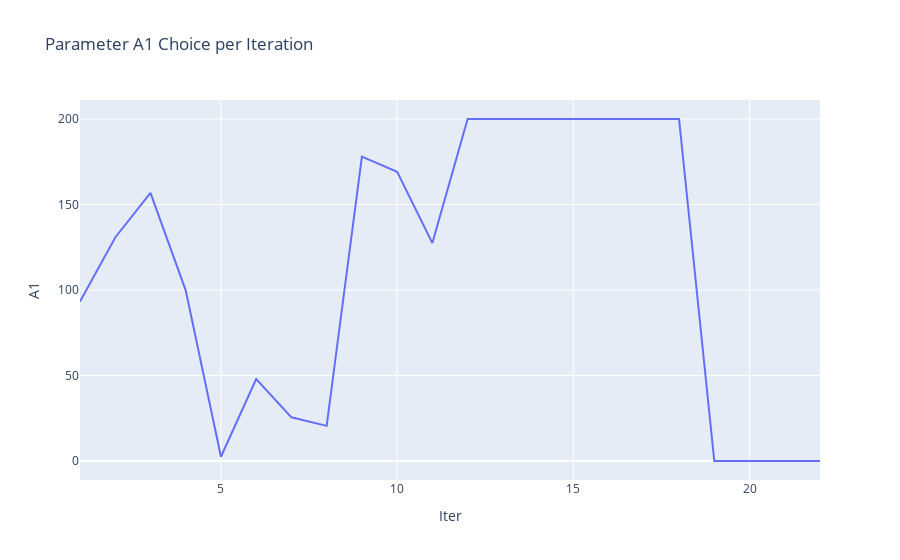
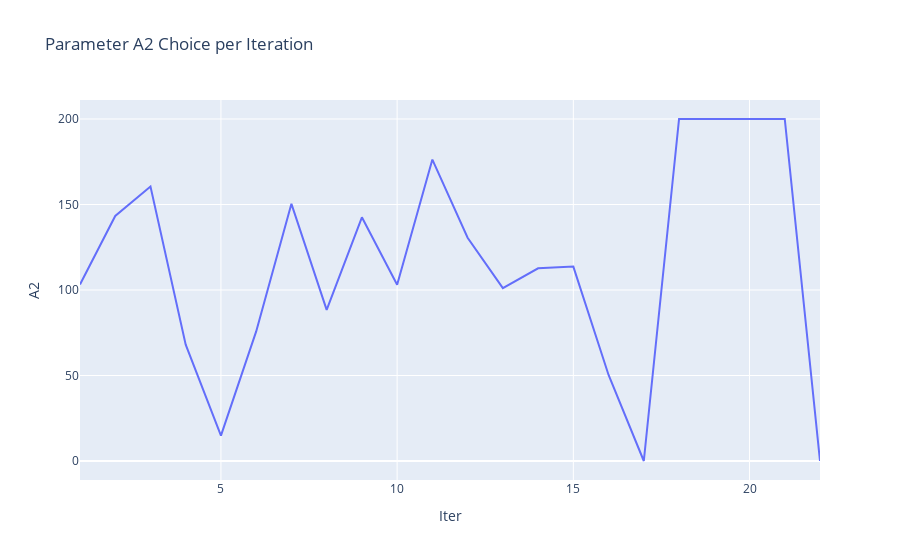
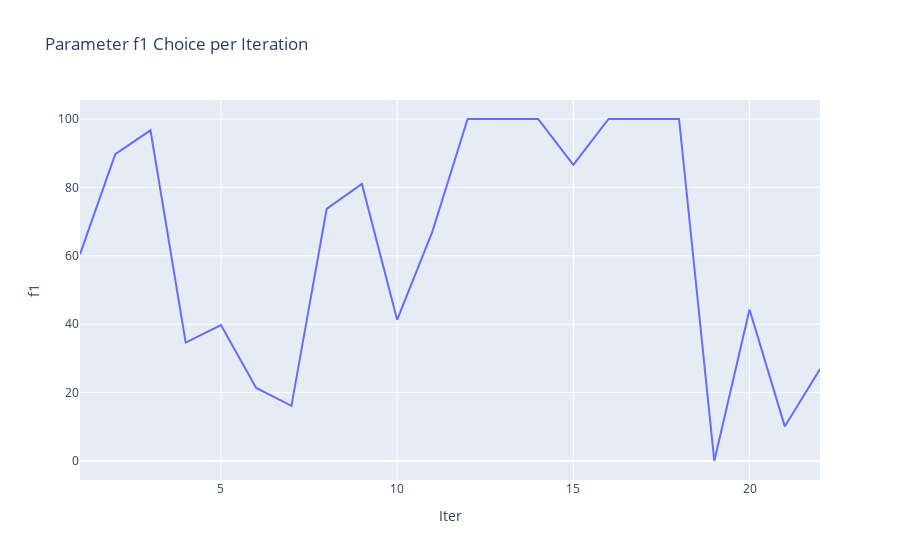
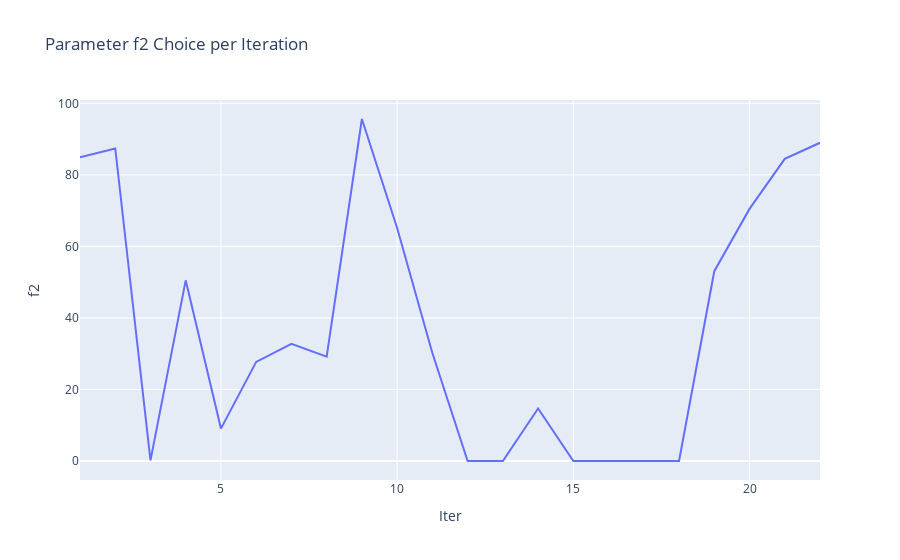

The cell these charts' notebook holds for them, in order:
### Code cell
for param in ["A1", "A2", "f1", "f2"]:
    plt = px.line(df, x="Iter", y=param, title=f"Parameter {param} Choice per Iteration")
    plt.show()

### Figure 1 — Plotly figure (JSON) as saved in the notebook; plotly's stock layout.template omitted (floating-point values rounded to 4 significant figures)
{"data": [{"hovertemplate": "Iter=%{x}<br>A1=%{y}<extra></extra>", "legendgroup": "", "line": {"color": "#636efa", "dash": "solid"}, "marker": {"symbol": "circle"}, "mode": "lines", "name": "", "orientation": "v", "showlegend": false, "type": "scatter", "x": [1, 2, 3, 4, 5, 6, 7, 8, 9, 10, 11, 12, 13, 14, 15, 16, 17, 18, 19, 20, 21, 22], "xaxis": "x", "y": [93.21, 130.7, 156.8, 99.8, 2.478, 47.97, 25.54, 20.55, 178.0, 169.1, 127.4, 200, 200, 200, 200, 200, 200, 200, 0, 0, 0, 0], "yaxis": "y"}], "layout": {"legend": {"tracegroupgap": 0}, "title": {"text": "Parameter A1 Choice per Iteration"}, "xaxis": {"anchor": "y", "domain": [0, 1], "title": {"text": "Iter"}}, "yaxis": {"anchor": "x", "domain": [0, 1], "title": {"text": "A1"}}}}

### Figure 2 — Plotly figure (JSON) as saved in the notebook; plotly's stock layout.template omitted (floating-point values rounded to 4 significant figures)
{"data": [{"hovertemplate": "Iter=%{x}<br>A2=%{y}<extra></extra>", "legendgroup": "", "line": {"color": "#636efa", "dash": "solid"}, "marker": {"symbol": "circle"}, "mode": "lines", "name": "", "orientation": "v", "showlegend": false, "type": "scatter", "x": [1, 2, 3, 4, 5, 6, 7, 8, 9, 10, 11, 12, 13, 14, 15, 16, 17, 18, 19, 20, 21, 22], "xaxis": "x", "y": [103.3, 143.3, 160.5, 68.06, 14.82, 75.79, 150.4, 88.38, 142.5, 103.1, 176.3, 130.6, 101.1, 112.7, 113.7, 50.29, 0, 200, 200, 200, 200, 0], "yaxis": "y"}], "layout": {"legend": {"tracegroupgap": 0}, "title": {"text": "Parameter A2 Choice per Iteration"}, "xaxis": {"anchor": "y", "domain": [0, 1], "title": {"text": "Iter"}}, "yaxis": {"anchor": "x", "domain": [0, 1], "title": {"text": "A2"}}}}

### Figure 3 — Plotly figure (JSON) as saved in the notebook; plotly's stock layout.template omitted (floating-point values rounded to 4 significant figures)
{"data": [{"hovertemplate": "Iter=%{x}<br>f1=%{y}<extra></extra>", "legendgroup": "", "line": {"color": "#636efa", "dash": "solid"}, "marker": {"symbol": "circle"}, "mode": "lines", "name": "", "orientation": "v", "showlegend": false, "type": "scatter", "x": [1, 2, 3, 4, 5, 6, 7, 8, 9, 10, 11, 12, 13, 14, 15, 16, 17, 18, 19, 20, 21, 22], "xaxis": "x", "y": [60.42, 89.69, 96.69, 34.63, 39.73, 21.37, 16.13, 73.72, 81.01, 41.27, 67.06, 100, 100, 100, 86.58, 100, 100, 100, 0, 44.29, 10.11, 26.9], "yaxis": "y"}], "layout": {"legend": {"tracegroupgap": 0}, "title": {"text": "Parameter f1 Choice per Iteration"}, "xaxis": {"anchor": "y", "domain": [0, 1], "title": {"text": "Iter"}}, "yaxis": {"anchor": "x", "domain": [0, 1], "title": {"text": "f1"}}}}

### Figure 4 — Plotly figure (JSON) as saved in the notebook; plotly's stock layout.template omitted (floating-point values rounded to 4 significant figures)
{"data": [{"hovertemplate": "Iter=%{x}<br>f2=%{y}<extra></extra>", "legendgroup": "", "line": {"color": "#636efa", "dash": "solid"}, "marker": {"symbol": "circle"}, "mode": "lines", "name": "", "orientation": "v", "showlegend": false, "type": "scatter", "x": [1, 2, 3, 4, 5, 6, 7, 8, 9, 10, 11, 12, 13, 14, 15, 16, 17, 18, 19, 20, 21, 22], "xaxis": "x", "y": [84.91, 87.39, 0.1734, 50.52, 9.061, 27.71, 32.74, 29.17, 95.63, 65.13, 30.19, 0, 0, 14.68, 0, 0, 0, 0, 53.07, 70.49, 84.49, 88.98], "yaxis": "y"}], "layout": {"legend": {"tracegroupgap": 0}, "title": {"text": "Parameter f2 Choice per Iteration"}, "xaxis": {"anchor": "y", "domain": [0, 1], "title": {"text": "Iter"}}, "yaxis": {"anchor": "x", "domain": [0, 1], "title": {"text": "f2"}}}}
